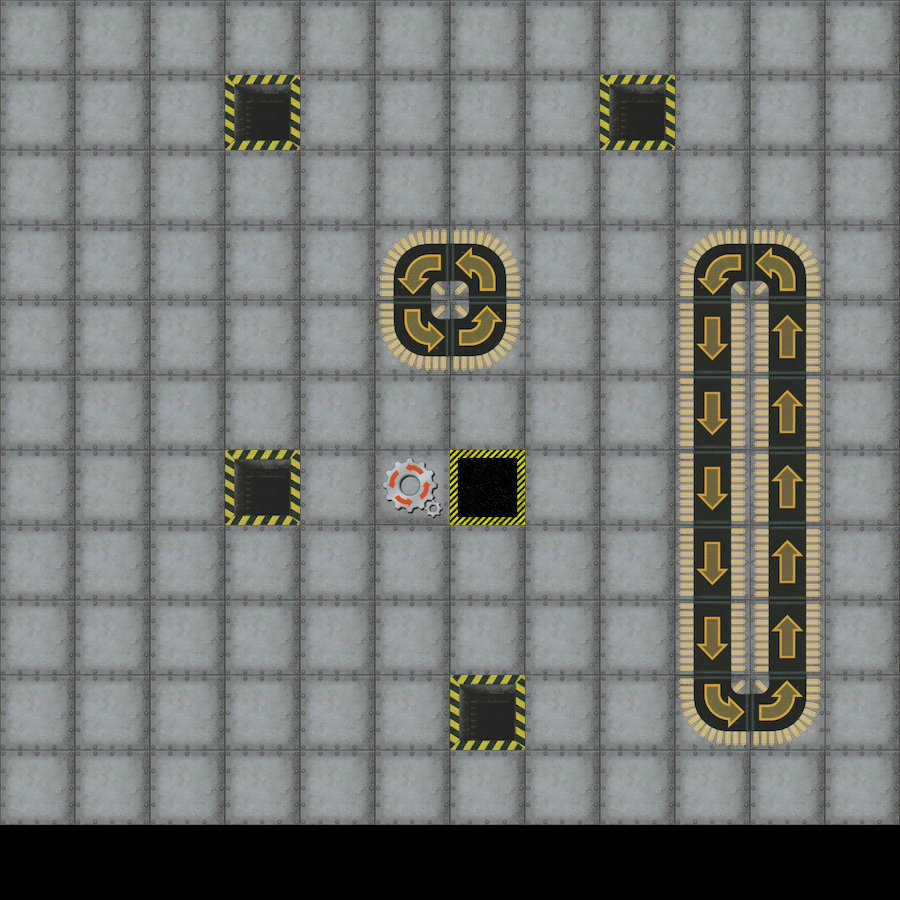

The image is a tile-based game level rendered from a .tmx file. Its description and complete source (layers, tilesets, objects, tile grids) follow:
An orthogonal 12x12 tile map with 75x75 px tiles, 2 tile layers (Board, Player).

<map version="1.2" tiledversion="1.3.2" orientation="orthogonal" renderorder="right-down" compressionlevel="-1" width="12" height="12" tilewidth="75" tileheight="75" infinite="0" nextlayerid="7" nextobjectid="1">
 <tileset firstgid="1" source="tileset.tsx" />
 <layer id="1" name="Board" width="12" height="12">
  <data encoding="csv">
5,5,5,5,5,5,5,5,5,5,5,5,
5,5,5,6,5,5,5,5,6,5,5,5,
5,5,5,5,5,5,5,5,5,5,5,5,
5,5,5,5,5,33,34,5,5,33,34,5,
5,5,5,5,5,41,42,5,5,50,49,5,
5,5,5,5,5,5,5,5,5,50,49,5,
5,5,5,6,5,53,91,5,5,50,49,5,
5,5,5,5,5,5,5,5,5,50,49,5,
5,5,5,5,5,5,5,5,5,50,49,5,
5,5,5,5,5,5,6,5,5,41,42,5,
5,5,5,5,5,5,5,5,5,5,5,5,
</data>
 </layer>
 <layer id="5" name="Player" width="12" height="12">
  <data encoding="csv">
0,0,0,0,0,0,0,0,0,0,0,0,
0,0,0,0,0,0,0,0,0,0,0,0,
0,0,0,0,0,0,0,0,0,0,0,0,
0,0,0,0,0,0,0,0,0,0,0,0,
0,0,0,0,0,0,0,0,0,0,0,0,
0,0,0,0,0,0,0,0,0,0,0,0,
0,0,0,0,0,0,0,0,0,0,0,0,
0,0,0,0,0,0,0,0,0,0,0,0,
0,0,0,0,0,0,0,0,0,0,0,0,
0,0,0,0,0,0,0,0,0,0,0,0,
0,0,0,0,0,0,0,0,0,0,0,0,
0,0,0,0,0,0,0,0,0,0,0,0
</data>
 </layer>
 <objectgroup id="3" name="Object Layer 1" />
</map>
